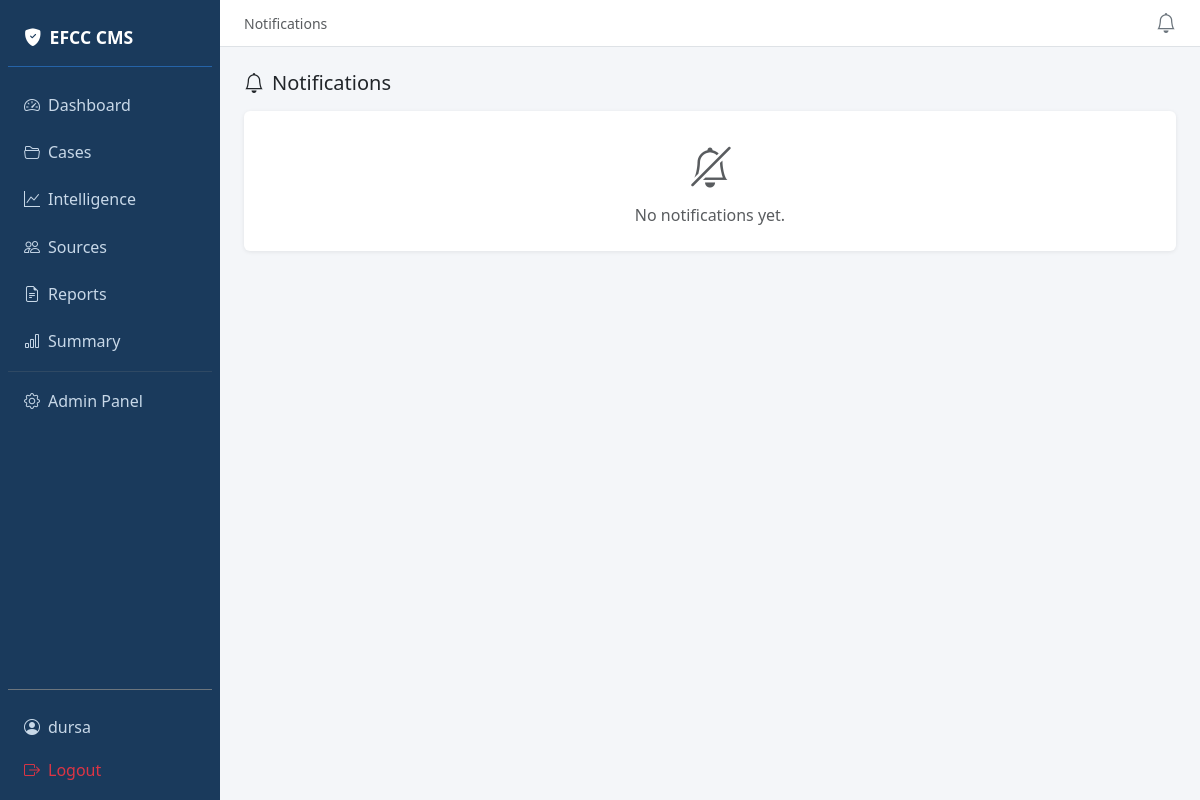
Page /notifications/ (signed in) on the earlier database version.
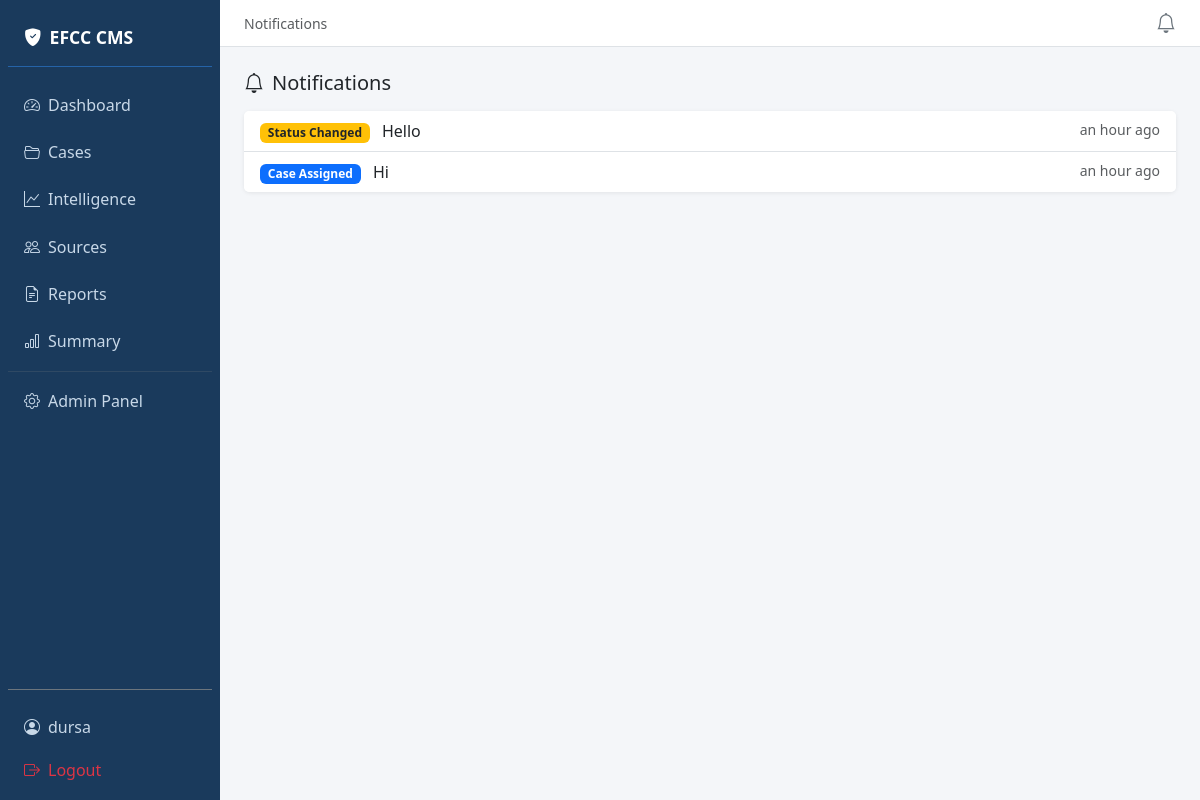
Same page on the later database version.
### core/models.py (models this page shows, shortened)
class Notification(models.Model):
    NOTIF_TYPE_CHOICES = (
        ('case_assigned', 'Case Assigned'),
        ('status_changed', 'Status Changed'),
        ('comment_added', 'Comment Added'),
        ('deadline_due', 'Deadline Due'),
        ('evidence_uploaded', 'Evidence Uploaded'),
    )
    recipient = models.ForeignKey(settings.AUTH_USER_MODEL, on_delete=models.CASCADE, related_name='notifications')
    notif_type = models.CharField(max_length=30, choices=NOTIF_TYPE_CHOICES)
    message = models.TextField()
    case = models.ForeignKey(Case, on_delete=models.CASCADE, null=True, blank=True)
    is_read = models.BooleanField(default=False)
    created_at = models.DateTimeField(auto_now_add=True)
    class Meta:
        ordering = ['-created_at']

### core/views.py (the view)
# urls.py: path('notifications/', views.notifications, name='notifications'),
@login_required
def notifications(request):
    notifs = Notification.objects.filter(recipient=request.user).select_related('case')
    notifs.filter(is_read=False).update(is_read=True)
    return render(request, 'notifications.html', {'notifications': notifs})

### templates/notifications.html (shortened to what this page needs)
{% extends 'base.html' %}
{% load humanize %}
{% block page_title %}Notifications{% endblock %}
{% block content %}
<div class="d-flex justify-content-between align-items-center mb-3">
    <h5 class="mb-0"><i class="bi bi-bell me-2"></i>Notifications</h5>
</div>
<div class="card">
    {% if notifications %}
    <ul class="list-group list-group-flush">
        {% for notif in notifications %}
        <li class="list-group-item {% if not notif.is_read %}bg-light{% endif %}">
            <div class="d-flex justify-content-between align-items-start">
                <div>
                    <span class="badge bg-{% if notif.notif_type == 'case_assigned' %}primary{% elif notif.notif_type == 'status_changed' %}warning text-dark{% elif notif.notif_type == 'comment_added' %}info text-dark{% elif notif.notif_type == 'deadline_due' %}danger{% else %}secondary{% endif %} me-2">
                        {{ notif.get_notif_type_display }}
                    </span>
                    {{ notif.message }}
                </div>
                <span class="text-muted small text-nowrap ms-3">{{ notif.created_at|naturaltime }}</span>
            </div>
        </li>
        {% endfor %}
    </ul>
    {% else %}
    <div class="p-4 text-center text-muted">
        <i class="bi bi-bell-slash fs-1 d-block mb-2"></i>
        No notifications yet.
    </div>
    {% endif %}
</div>
{% endblock %}

Differences in the rows shown:
added Notification: notif_type "Status Changed", message "Hello", created_at "an hour ago"
added Notification: notif_type "Case Assigned", message "Hi", created_at "an hour ago"
Other differences:
text no longer shown: "No notifications yet."
